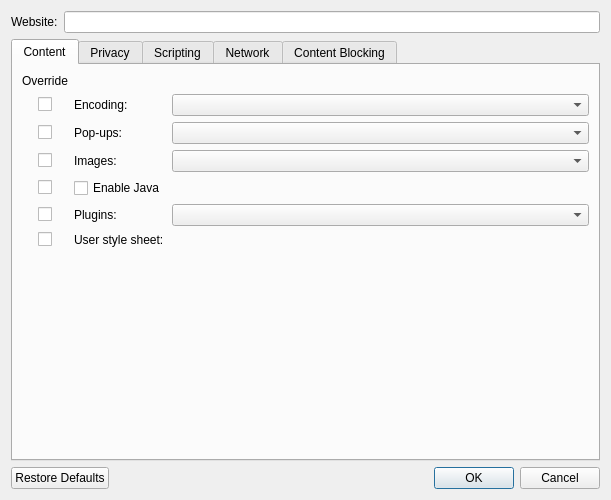
<?xml version="1.0" encoding="UTF-8"?>
<ui version="4.0">
 <class>Meerkat::WebsitePreferencesDialog</class>
 <widget class="QDialog" name="Meerkat::WebsitePreferencesDialog">
  <property name="geometry">
   <rect>
    <x>0</x>
    <y>0</y>
    <width>611</width>
    <height>500</height>
   </rect>
  </property>
  <property name="windowTitle">
   <string>Website Preferences</string>
  </property>
  <layout class="QVBoxLayout" name="verticalLayout">
   <item>
    <layout class="QFormLayout" name="generalLayout">
     <property name="fieldGrowthPolicy">
      <enum>QFormLayout::AllNonFixedFieldsGrow</enum>
     </property>
     <item row="0" column="0">
      <widget class="QLabel" name="websiteLabel">
       <property name="text">
        <string>Website:</string>
       </property>
       <property name="buddy">
        <cstring>websiteLineEdit</cstring>
       </property>
      </widget>
     </item>
     <item row="0" column="1">
      <widget class="QLineEdit" name="websiteLineEdit"/>
     </item>
    </layout>
   </item>
   <item>
    <widget class="QTabWidget" name="tabWidget">
     <property name="currentIndex">
      <number>0</number>
     </property>
     <widget class="QWidget" name="contentTab">
      <attribute name="title">
       <string>Content</string>
      </attribute>
      <layout class="QGridLayout" name="contentLayout" columnminimumwidth="0,1,1">
       <item row="1" column="2">
        <widget class="QComboBox" name="encodingComboBox"/>
       </item>
       <item row="0" column="0">
        <widget class="QLabel" name="contentOverrideLabel">
         <property name="text">
          <string>Override</string>
         </property>
        </widget>
       </item>
       <item row="2" column="0" alignment="Qt::AlignHCenter">
        <widget class="QCheckBox" name="popupsPolicyOverrideCheckBox">
         <property name="text">
          <string/>
         </property>
        </widget>
       </item>
       <item row="6" column="0" alignment="Qt::AlignHCenter">
        <widget class="QCheckBox" name="userStyleSheetOverrideCheckBox">
         <property name="text">
          <string/>
         </property>
        </widget>
       </item>
       <item row="5" column="2">
        <widget class="QComboBox" name="enablePluginsComboBox"/>
       </item>
       <item row="2" column="2">
        <widget class="QComboBox" name="popupsPolicyComboBox"/>
       </item>
       <item row="4" column="0" alignment="Qt::AlignHCenter">
        <widget class="QCheckBox" name="enableJavaOverrideCheckBox">
         <property name="text">
          <string/>
         </property>
        </widget>
       </item>
       <item row="6" column="2">
        <widget class="Meerkat::FilePathWidget" name="userStyleSheetFilePathWidget" native="true"/>
       </item>
       <item row="1" column="1">
        <widget class="QLabel" name="encodingLabel">
         <property name="text">
          <string>Encoding:</string>
         </property>
         <property name="buddy">
          <cstring>encodingComboBox</cstring>
         </property>
        </widget>
       </item>
       <item row="6" column="1">
        <widget class="QLabel" name="userStyleSheetLabel">
         <property name="text">
          <string>User style sheet:</string>
         </property>
        </widget>
       </item>
       <item row="5" column="1">
        <widget class="QLabel" name="enablePluginsLabel">
         <property name="text">
          <string>Plugins:</string>
         </property>
         <property name="buddy">
          <cstring>enablePluginsComboBox</cstring>
         </property>
        </widget>
       </item>
       <item row="2" column="1">
        <widget class="QLabel" name="popupsPolicyLabel">
         <property name="text">
          <string>Pop-ups:</string>
         </property>
         <property name="buddy">
          <cstring>popupsPolicyComboBox</cstring>
         </property>
        </widget>
       </item>
       <item row="3" column="0" alignment="Qt::AlignHCenter">
        <widget class="QCheckBox" name="enableImagesOverrideCheckBox">
         <property name="text">
          <string/>
         </property>
        </widget>
       </item>
       <item row="1" column="0" alignment="Qt::AlignHCenter">
        <widget class="QCheckBox" name="encodingOverrideCheckBox">
         <property name="text">
          <string/>
         </property>
        </widget>
       </item>
       <item row="5" column="0" alignment="Qt::AlignHCenter">
        <widget class="QCheckBox" name="enablePluginsOverrideCheckBox">
         <property name="text">
          <string/>
         </property>
        </widget>
       </item>
       <item row="4" column="1">
        <widget class="QCheckBox" name="enableJavaCheckBox">
         <property name="text">
          <string>Enable Java</string>
         </property>
        </widget>
       </item>
       <item row="7" column="2">
        <spacer name="contentSpacer">
         <property name="orientation">
          <enum>Qt::Vertical</enum>
         </property>
         <property name="sizeHint" stdset="0">
          <size>
           <width>0</width>
           <height>40</height>
          </size>
         </property>
        </spacer>
       </item>
       <item row="8" column="2">
        <spacer name="contentHorizontalSpacer">
         <property name="orientation">
          <enum>Qt::Horizontal</enum>
         </property>
         <property name="sizeHint" stdset="0">
          <size>
           <width>40</width>
           <height>0</height>
          </size>
         </property>
        </spacer>
       </item>
       <item row="3" column="1">
        <widget class="QLabel" name="enableImagesLabel">
         <property name="text">
          <string>Images:</string>
         </property>
         <property name="buddy">
          <cstring>enableImagesComboBox</cstring>
         </property>
        </widget>
       </item>
       <item row="3" column="2">
        <widget class="QComboBox" name="enableImagesComboBox"/>
       </item>
      </layout>
     </widget>
     <widget class="QWidget" name="privacyTab">
      <attribute name="title">
       <string>Privacy</string>
      </attribute>
      <layout class="QGridLayout" name="privacyLayout">
       <item row="7" column="1">
        <layout class="QHBoxLayout" name="keepCookiesModeLayout">
         <item>
          <spacer name="keepCookiesModeSpacer">
           <property name="orientation">
            <enum>Qt::Horizontal</enum>
           </property>
           <property name="sizeType">
            <enum>QSizePolicy::Fixed</enum>
           </property>
           <property name="sizeHint" stdset="0">
            <size>
             <width>20</width>
             <height>0</height>
            </size>
           </property>
          </spacer>
         </item>
         <item>
          <widget class="QLabel" name="keepCookiesModeLabel">
           <property name="text">
            <string>Keep until:</string>
           </property>
           <property name="buddy">
            <cstring>keepCookiesModeComboBox</cstring>
           </property>
          </widget>
         </item>
        </layout>
       </item>
       <item row="2" column="0" alignment="Qt::AlignHCenter">
        <widget class="QCheckBox" name="doNotTrackOverrideCheckBox">
         <property name="text">
          <string/>
         </property>
        </widget>
       </item>
       <item row="5" column="0" alignment="Qt::AlignHCenter">
        <widget class="QCheckBox" name="cookiesPolicyOverrideCheckBox">
         <property name="text">
          <string/>
         </property>
        </widget>
       </item>
       <item row="8" column="2">
        <widget class="QComboBox" name="thirdPartyCookiesPolicyComboBox"/>
       </item>
       <item row="3" column="0" alignment="Qt::AlignHCenter">
        <widget class="QCheckBox" name="rememberBrowsingHistoryOverrideCheckBox">
         <property name="text">
          <string/>
         </property>
        </widget>
       </item>
       <item row="2" column="2">
        <widget class="QComboBox" name="doNotTrackComboBox">
         <property name="currentIndex">
          <number>-1</number>
         </property>
        </widget>
       </item>
       <item row="3" column="1">
        <widget class="QCheckBox" name="rememberBrowsingHistoryCheckBox">
         <property name="text">
          <string>Remember browsing history</string>
         </property>
        </widget>
       </item>
       <item row="7" column="0" alignment="Qt::AlignHCenter">
        <widget class="QCheckBox" name="keepCookiesModeOverrideCheckBox">
         <property name="text">
          <string/>
         </property>
        </widget>
       </item>
       <item row="0" column="0">
        <widget class="QLabel" name="privacyOverrideLabel">
         <property name="text">
          <string>Override</string>
         </property>
        </widget>
       </item>
       <item row="4" column="1">
        <widget class="QCheckBox" name="enableCookiesCheckBox">
         <property name="text">
          <string>Enable cookies</string>
         </property>
        </widget>
       </item>
       <item row="5" column="1">
        <layout class="QHBoxLayout" name="cookiesPolicyLayout">
         <item>
          <spacer name="cookiesPolicySpacer">
           <property name="orientation">
            <enum>Qt::Horizontal</enum>
           </property>
           <property name="sizeType">
            <enum>QSizePolicy::Fixed</enum>
           </property>
           <property name="sizeHint" stdset="0">
            <size>
             <width>20</width>
             <height>0</height>
            </size>
           </property>
          </spacer>
         </item>
         <item>
          <widget class="QLabel" name="cookiesPolicyLabel">
           <property name="text">
            <string>Accept cookies:</string>
           </property>
          </widget>
         </item>
        </layout>
       </item>
       <item row="2" column="1">
        <widget class="QLabel" name="doNotTrackLabel">
         <property name="text">
          <string>Do Not Track:</string>
         </property>
         <property name="buddy">
          <cstring>doNotTrackComboBox</cstring>
         </property>
        </widget>
       </item>
       <item row="4" column="0" alignment="Qt::AlignHCenter">
        <widget class="QCheckBox" name="enableCookiesOverrideCheckBox">
         <property name="text">
          <string/>
         </property>
        </widget>
       </item>
       <item row="9" column="0" colspan="3">
        <layout class="QHBoxLayout" name="cookiesTableLayout">
         <item>
          <widget class="Meerkat::ItemViewWidget" name="cookiesTableWidget">
           <property name="editTriggers">
            <set>QAbstractItemView::NoEditTriggers</set>
           </property>
           <property name="alternatingRowColors">
            <bool>true</bool>
           </property>
           <property name="selectionBehavior">
            <enum>QAbstractItemView::SelectRows</enum>
           </property>
          </widget>
         </item>
         <item>
          <layout class="QVBoxLayout" name="cookiesButtonsLayout">
           <item>
            <widget class="QPushButton" name="addCookieButton">
             <property name="enabled">
              <bool>false</bool>
             </property>
             <property name="text">
              <string>Add…</string>
             </property>
            </widget>
           </item>
           <item>
            <widget class="QPushButton" name="editCookieButton">
             <property name="enabled">
              <bool>false</bool>
             </property>
             <property name="text">
              <string>Edit…</string>
             </property>
            </widget>
           </item>
           <item>
            <widget class="QPushButton" name="deleteCookieButton">
             <property name="enabled">
              <bool>false</bool>
             </property>
             <property name="text">
              <string>Delete</string>
             </property>
            </widget>
           </item>
           <item>
            <spacer name="cookiesSpacer">
             <property name="orientation">
              <enum>Qt::Vertical</enum>
             </property>
             <property name="sizeHint" stdset="0">
              <size>
               <width>20</width>
               <height>40</height>
              </size>
             </property>
            </spacer>
           </item>
          </layout>
         </item>
        </layout>
       </item>
       <item row="8" column="1">
        <layout class="QHBoxLayout" name="thirdPartyCookiesPolicyLayout">
         <item>
          <spacer name="thirdPartyCookiesPolicySpacer">
           <property name="orientation">
            <enum>Qt::Horizontal</enum>
           </property>
           <property name="sizeType">
            <enum>QSizePolicy::Fixed</enum>
           </property>
           <property name="sizeHint" stdset="0">
            <size>
             <width>20</width>
             <height>0</height>
            </size>
           </property>
          </spacer>
         </item>
         <item>
          <widget class="QLabel" name="thirdPartyCookiesPolicyLabel">
           <property name="text">
            <string>Accept third-party cookies:</string>
           </property>
           <property name="buddy">
            <cstring>thirdPartyCookiesPolicyComboBox</cstring>
           </property>
          </widget>
         </item>
        </layout>
       </item>
       <item row="10" column="2">
        <spacer name="privacyHorizontalSpacer">
         <property name="orientation">
          <enum>Qt::Horizontal</enum>
         </property>
         <property name="sizeHint" stdset="0">
          <size>
           <width>40</width>
           <height>0</height>
          </size>
         </property>
        </spacer>
       </item>
       <item row="8" column="0" alignment="Qt::AlignHCenter">
        <widget class="QCheckBox" name="thirdPartyCookiesPolicyOverrideCheckBox">
         <property name="text">
          <string/>
         </property>
        </widget>
       </item>
       <item row="7" column="2">
        <widget class="QComboBox" name="keepCookiesModeComboBox"/>
       </item>
       <item row="5" column="2">
        <widget class="QComboBox" name="cookiesPolicyComboBox"/>
       </item>
      </layout>
     </widget>
     <widget class="QWidget" name="scriptingTab">
      <attribute name="title">
       <string>Scripting</string>
      </attribute>
      <layout class="QGridLayout" name="scriptingLayout" columnstretch="0,0,0">
       <item row="6" column="1">
        <widget class="QCheckBox" name="canDisableContextMenuCheckBox">
         <property name="text">
          <string>Allow to disable context menu</string>
         </property>
        </widget>
       </item>
       <item row="5" column="0" alignment="Qt::AlignHCenter">
        <widget class="QCheckBox" name="canAccessClipboardOverrideCheckBox">
         <property name="text">
          <string/>
         </property>
        </widget>
       </item>
       <item row="3" column="1">
        <widget class="QCheckBox" name="canShowStatusMessagesCheckBox">
         <property name="text">
          <string>Allow changing of status field</string>
         </property>
        </widget>
       </item>
       <item row="10" column="1">
        <spacer name="scriptingHorizontalSpacer">
         <property name="orientation">
          <enum>Qt::Horizontal</enum>
         </property>
         <property name="sizeHint" stdset="0">
          <size>
           <width>40</width>
           <height>0</height>
          </size>
         </property>
        </spacer>
       </item>
       <item row="6" column="0" alignment="Qt::AlignHCenter">
        <widget class="QCheckBox" name="canDisableContextMenuOverrideCheckBox">
         <property name="text">
          <string/>
         </property>
        </widget>
       </item>
       <item row="8" column="1">
        <widget class="QLabel" name="canCloseWindowsLabel">
         <property name="text">
          <string>Allow to close windows:</string>
         </property>
         <property name="buddy">
          <cstring>canCloseWindowsComboBox</cstring>
         </property>
        </widget>
       </item>
       <item row="4" column="1">
        <widget class="QCheckBox" name="canHideAddressBarCheckBox">
         <property name="enabled">
          <bool>false</bool>
         </property>
         <property name="text">
          <string>Allow script to hide address bar</string>
         </property>
        </widget>
       </item>
       <item row="2" column="1">
        <widget class="QCheckBox" name="canChangeWindowGeometryCheckBox">
         <property name="text">
          <string>Allow moving and resizing of windows</string>
         </property>
        </widget>
       </item>
       <item row="3" column="0" alignment="Qt::AlignHCenter">
        <widget class="QCheckBox" name="canShowStatusMessagesOverrideCheckBox">
         <property name="text">
          <string/>
         </property>
        </widget>
       </item>
       <item row="4" column="0" alignment="Qt::AlignHCenter">
        <widget class="QCheckBox" name="canHideAddressBarOverrideCheckBox">
         <property name="enabled">
          <bool>false</bool>
         </property>
         <property name="text">
          <string/>
         </property>
        </widget>
       </item>
       <item row="0" column="0">
        <widget class="QLabel" name="scriptingOverrideLabel">
         <property name="text">
          <string>Override</string>
         </property>
        </widget>
       </item>
       <item row="1" column="0" alignment="Qt::AlignHCenter">
        <widget class="QCheckBox" name="enableJavaScriptOverrideCheckBox">
         <property name="text">
          <string/>
         </property>
        </widget>
       </item>
       <item row="1" column="1">
        <widget class="QCheckBox" name="enableJavaScriptCheckBox">
         <property name="text">
          <string>Enable JavaScript</string>
         </property>
        </widget>
       </item>
       <item row="2" column="0" alignment="Qt::AlignHCenter">
        <widget class="QCheckBox" name="canChangeWindowGeometryOverrideCheckBox">
         <property name="text">
          <string/>
         </property>
        </widget>
       </item>
       <item row="7" column="0" alignment="Qt::AlignHCenter">
        <widget class="QCheckBox" name="canOpenWindowsOverrideCheckBox">
         <property name="text">
          <string/>
         </property>
        </widget>
       </item>
       <item row="8" column="0" alignment="Qt::AlignHCenter">
        <widget class="QCheckBox" name="canCloseWindowsOverrideCheckBox">
         <property name="text">
          <string/>
         </property>
        </widget>
       </item>
       <item row="7" column="1">
        <widget class="QCheckBox" name="canOpenWindowsCheckBox">
         <property name="text">
          <string>Allow to open windows</string>
         </property>
        </widget>
       </item>
       <item row="8" column="2">
        <widget class="QComboBox" name="canCloseWindowsComboBox"/>
       </item>
       <item row="5" column="1">
        <widget class="QCheckBox" name="canAccessClipboardCheckBox">
         <property name="text">
          <string>Allow access to clipboard</string>
         </property>
        </widget>
       </item>
       <item row="11" column="1">
        <spacer name="scriptingSpacer">
         <property name="orientation">
          <enum>Qt::Vertical</enum>
         </property>
         <property name="sizeHint" stdset="0">
          <size>
           <width>0</width>
           <height>0</height>
          </size>
         </property>
        </spacer>
       </item>
       <item row="9" column="1">
        <widget class="QLabel" name="enableFullScreenLabel">
         <property name="text">
          <string>Allow to enter full screen mode:</string>
         </property>
         <property name="buddy">
          <cstring>enableFullScreenComboBox</cstring>
         </property>
        </widget>
       </item>
       <item row="9" column="2">
        <widget class="QComboBox" name="enableFullScreenComboBox"/>
       </item>
       <item row="9" column="0" alignment="Qt::AlignHCenter">
        <widget class="QCheckBox" name="enableFullScreenOverrideCheckBox">
         <property name="text">
          <string/>
         </property>
        </widget>
       </item>
      </layout>
     </widget>
     <widget class="QWidget" name="networkTab">
      <attribute name="title">
       <string>Network</string>
      </attribute>
      <layout class="QGridLayout" name="networkLayout">
       <item row="2" column="0" alignment="Qt::AlignHCenter">
        <widget class="QCheckBox" name="userAgentOverrideCheckBox">
         <property name="text">
          <string/>
         </property>
        </widget>
       </item>
       <item row="2" column="1">
        <widget class="QLabel" name="userAgentLabel">
         <property name="text">
          <string>User Agent:</string>
         </property>
         <property name="buddy">
          <cstring>userAgentComboBox</cstring>
         </property>
        </widget>
       </item>
       <item row="1" column="0" alignment="Qt::AlignHCenter">
        <widget class="QCheckBox" name="sendReferrerOverrideCheckBox">
         <property name="text">
          <string/>
         </property>
        </widget>
       </item>
       <item row="0" column="0">
        <widget class="QLabel" name="networkOverrideLabel">
         <property name="text">
          <string>Override</string>
         </property>
        </widget>
       </item>
       <item row="5" column="3">
        <spacer name="networkSpacer">
         <property name="orientation">
          <enum>Qt::Vertical</enum>
         </property>
         <property name="sizeHint" stdset="0">
          <size>
           <width>0</width>
           <height>0</height>
          </size>
         </property>
        </spacer>
       </item>
       <item row="3" column="1">
        <widget class="QLabel" name="proxyModeLabel">
         <property name="enabled">
          <bool>false</bool>
         </property>
         <property name="text">
          <string>Proxy mode:</string>
         </property>
         <property name="buddy">
          <cstring>proxyModeComboBox</cstring>
         </property>
        </widget>
       </item>
       <item row="3" column="0" alignment="Qt::AlignHCenter">
        <widget class="QCheckBox" name="proxyModeOverrideCheckBox">
         <property name="enabled">
          <bool>false</bool>
         </property>
         <property name="text">
          <string/>
         </property>
        </widget>
       </item>
       <item row="2" column="3">
        <widget class="QComboBox" name="userAgentComboBox"/>
       </item>
       <item row="3" column="3">
        <widget class="QComboBox" name="proxyModeComboBox">
         <property name="enabled">
          <bool>false</bool>
         </property>
         <item>
          <property name="text">
           <string>No proxy</string>
          </property>
         </item>
         <item>
          <property name="text">
           <string>System configuration</string>
          </property>
         </item>
         <item>
          <property name="text">
           <string>Manual configuration</string>
          </property>
         </item>
         <item>
          <property name="text">
           <string>Automatic configuration (PAC)</string>
          </property>
         </item>
        </widget>
       </item>
       <item row="6" column="3">
        <spacer name="networkHorizontalSpacer">
         <property name="orientation">
          <enum>Qt::Horizontal</enum>
         </property>
         <property name="sizeHint" stdset="0">
          <size>
           <width>0</width>
           <height>0</height>
          </size>
         </property>
        </spacer>
       </item>
       <item row="4" column="1" colspan="3">
        <layout class="QHBoxLayout" name="proxyConfigurationLayout">
         <item>
          <spacer name="proxyConfigurationSpacer">
           <property name="orientation">
            <enum>Qt::Horizontal</enum>
           </property>
           <property name="sizeType">
            <enum>QSizePolicy::Fixed</enum>
           </property>
           <property name="sizeHint" stdset="0">
            <size>
             <width>20</width>
             <height>0</height>
            </size>
           </property>
          </spacer>
         </item>
         <item>
          <layout class="QVBoxLayout" name="proxyConfigurationModesLayout">
           <item>
            <widget class="QWidget" name="manualProxyConfigurationWidget" native="true">
             <property name="enabled">
              <bool>false</bool>
             </property>
             <layout class="QGridLayout" name="manualProxyConfigurationLayout">
              <property name="leftMargin">
               <number>0</number>
              </property>
              <property name="topMargin">
               <number>0</number>
              </property>
              <property name="rightMargin">
               <number>0</number>
              </property>
              <property name="bottomMargin">
               <number>0</number>
              </property>
              <item row="2" column="1">
               <widget class="QLineEdit" name="httpProxyServersLineEdit">
                <property name="enabled">
                 <bool>false</bool>
                </property>
               </widget>
              </item>
              <item row="2" column="2">
               <widget class="QSpinBox" name="httpProxyPortSpinBox">
                <property name="enabled">
                 <bool>false</bool>
                </property>
                <property name="maximum">
                 <number>65535</number>
                </property>
               </widget>
              </item>
              <item row="3" column="2">
               <widget class="QSpinBox" name="httpsProxyPortSpinBox">
                <property name="enabled">
                 <bool>false</bool>
                </property>
                <property name="maximum">
                 <number>65535</number>
                </property>
               </widget>
              </item>
              <item row="3" column="1">
               <widget class="QLineEdit" name="httpsProxyServersLineEdit">
                <property name="enabled">
                 <bool>false</bool>
                </property>
               </widget>
              </item>
              <item row="5" column="2">
               <widget class="QSpinBox" name="socksProxyPortSpinBox">
                <property name="enabled">
                 <bool>false</bool>
                </property>
                <property name="maximum">
                 <number>65535</number>
                </property>
               </widget>
              </item>
              <item row="4" column="2">
               <widget class="QSpinBox" name="ftpProxyPortSpinBox">
                <property name="enabled">
                 <bool>false</bool>
                </property>
                <property name="maximum">
                 <number>65535</number>
                </property>
               </widget>
              </item>
              <item row="0" column="2">
               <widget class="QLabel" name="proxyPortLabel">
                <property name="text">
                 <string>Port</string>
                </property>
               </widget>
              </item>
              <item row="0" column="1">
               <widget class="QLabel" name="proxyServerLabel">
                <property name="text">
                 <string>Servers</string>
                </property>
               </widget>
              </item>
              <item row="4" column="0">
               <widget class="QCheckBox" name="ftpProxyCheckBox">
                <property name="text">
                 <string>FTP</string>
                </property>
               </widget>
              </item>
              <item row="5" column="0">
               <widget class="QCheckBox" name="socksProxyCheckBox">
                <property name="text">
                 <string>SOCKS5</string>
                </property>
               </widget>
              </item>
              <item row="2" column="0">
               <widget class="QCheckBox" name="httpProxyCheckBox">
                <property name="text">
                 <string>HTTP</string>
                </property>
               </widget>
              </item>
              <item row="5" column="1">
               <widget class="QLineEdit" name="socksProxyServersLineEdit">
                <property name="enabled">
                 <bool>false</bool>
                </property>
               </widget>
              </item>
              <item row="3" column="0">
               <widget class="QCheckBox" name="httpsProxyCheckBox">
                <property name="text">
                 <string>HTTPS</string>
                </property>
               </widget>
              </item>
              <item row="4" column="1">
               <widget class="QLineEdit" name="ftpProxyServersLineEdit">
                <property name="enabled">
                 <bool>false</bool>
                </property>
               </widget>
              </item>
              <item row="1" column="0">
               <widget class="QCheckBox" name="allProxyCheckBox">
                <property name="text">
                 <string>All</string>
                </property>
               </widget>
              </item>
              <item row="1" column="1">
               <widget class="QLineEdit" name="allProxyServersLineEdit"/>
              </item>
              <item row="1" column="2">
               <widget class="QSpinBox" name="allProxyPortSpinBox">
                <property name="maximum">
                 <number>65535</number>
                </property>
               </widget>
              </item>
              <item row="0" column="0">
               <widget class="QLabel" name="proxyProtocolabel">
                <property name="text">
                 <string>Protocol</string>
                </property>
               </widget>
              </item>
             </layout>
            </widget>
           </item>
           <item>
            <widget class="QWidget" name="automaticProxyConfigurationWidget" native="true">
             <property name="enabled">
              <bool>false</bool>
             </property>
             <layout class="QHBoxLayout" name="automaticProxyConfigurationLayout">
              <property name="leftMargin">
               <number>0</number>
              </property>
              <property name="topMargin">
               <number>0</number>
              </property>
              <property name="rightMargin">
               <number>0</number>
              </property>
              <property name="bottomMargin">
               <number>0</number>
              </property>
              <item>
               <widget class="QLabel" name="automaticProxyConfigurationLabel">
                <property name="text">
                 <string>Path to PAC file:</string>
                </property>
               </widget>
              </item>
              <item>
               <widget class="Meerkat::FilePathWidget" name="widget" native="true"/>
              </item>
             </layout>
            </widget>
           </item>
          </layout>
         </item>
        </layout>
       </item>
       <item row="1" column="1" colspan="2">
        <widget class="QCheckBox" name="sendReferrerCheckBox">
         <property name="text">
          <string>Send referrer information</string>
         </property>
        </widget>
       </item>
      </layout>
     </widget>
     <widget class="QWidget" name="contentBlockingTab">
      <attribute name="title">
       <string>Content Blocking</string>
      </attribute>
      <layout class="QGridLayout" name="gridLayout">
       <item row="0" column="0">
        <widget class="QLabel" name="contentBlockingOverrideLabel">
         <property name="text">
          <string>Override</string>
         </property>
        </widget>
       </item>
       <item row="2" column="1">
        <widget class="QLabel" name="contentBlockingProfilesLabel">
         <property name="text">
          <string>Profiles</string>
         </property>
        </widget>
       </item>
       <item row="3" column="1">
        <widget class="Meerkat::ItemViewWidget" name="contentBlockingProfilesViewWidget">
         <property name="sizeAdjustPolicy">
          <enum>QAbstractScrollArea::AdjustIgnored</enum>
         </property>
         <property name="alternatingRowColors">
          <bool>true</bool>
         </property>
         <property name="selectionMode">
          <enum>QAbstractItemView::SingleSelection</enum>
         </property>
         <property name="selectionBehavior">
          <enum>QAbstractItemView::SelectRows</enum>
         </property>
        </widget>
       </item>
       <item row="2" column="0" alignment="Qt::AlignHCenter">
        <widget class="QCheckBox" name="contentBlockingProfilesOverrideCheckBox">
         <property name="text">
          <string/>
         </property>
        </widget>
       </item>
       <item row="4" column="1">
        <widget class="QCheckBox" name="enableCustomRulesCheckBox">
         <property name="text">
          <string>Enable custom rules</string>
         </property>
        </widget>
       </item>
      </layout>
     </widget>
    </widget>
   </item>
   <item>
    <widget class="QDialogButtonBox" name="buttonBox">
     <property name="orientation">
      <enum>Qt::Horizontal</enum>
     </property>
     <property name="standardButtons">
      <set>QDialogButtonBox::Cancel|QDialogButtonBox::Ok|QDialogButtonBox::RestoreDefaults</set>
     </property>
     <property name="centerButtons">
      <bool>false</bool>
     </property>
    </widget>
   </item>
  </layout>
 </widget>
 <customwidgets>
  <customwidget>
   <class>Meerkat::ItemViewWidget</class>
   <extends>QTreeView</extends>
   <header>src/ui/ItemViewWidget.h</header>
  </customwidget>
  <customwidget>
   <class>Meerkat::FilePathWidget</class>
   <extends>QWidget</extends>
   <header>src/ui/FilePathWidget.h</header>
   <container>1</container>
  </customwidget>
 </customwidgets>
 <tabstops>
  <tabstop>websiteLineEdit</tabstop>
  <tabstop>tabWidget</tabstop>
  <tabstop>encodingOverrideCheckBox</tabstop>
  <tabstop>encodingComboBox</tabstop>
  <tabstop>popupsPolicyOverrideCheckBox</tabstop>
  <tabstop>popupsPolicyComboBox</tabstop>
  <tabstop>enableImagesOverrideCheckBox</tabstop>
  <tabstop>enableJavaOverrideCheckBox</tabstop>
  <tabstop>enableJavaCheckBox</tabstop>
  <tabstop>enablePluginsOverrideCheckBox</tabstop>
  <tabstop>enablePluginsComboBox</tabstop>
  <tabstop>userStyleSheetOverrideCheckBox</tabstop>
  <tabstop>cookiesTableWidget</tabstop>
  <tabstop>addCookieButton</tabstop>
  <tabstop>editCookieButton</tabstop>
  <tabstop>deleteCookieButton</tabstop>
  <tabstop>enableJavaScriptOverrideCheckBox</tabstop>
  <tabstop>enableJavaScriptCheckBox</tabstop>
  <tabstop>canChangeWindowGeometryOverrideCheckBox</tabstop>
  <tabstop>canChangeWindowGeometryCheckBox</tabstop>
  <tabstop>canShowStatusMessagesOverrideCheckBox</tabstop>
  <tabstop>canShowStatusMessagesCheckBox</tabstop>
  <tabstop>canHideAddressBarOverrideCheckBox</tabstop>
  <tabstop>canHideAddressBarCheckBox</tabstop>
  <tabstop>canAccessClipboardOverrideCheckBox</tabstop>
  <tabstop>canAccessClipboardCheckBox</tabstop>
  <tabstop>sendReferrerOverrideCheckBox</tabstop>
  <tabstop>userAgentOverrideCheckBox</tabstop>
  <tabstop>userAgentComboBox</tabstop>
  <tabstop>proxyModeOverrideCheckBox</tabstop>
  <tabstop>proxyModeComboBox</tabstop>
  <tabstop>allProxyCheckBox</tabstop>
  <tabstop>allProxyServersLineEdit</tabstop>
  <tabstop>allProxyPortSpinBox</tabstop>
  <tabstop>httpProxyCheckBox</tabstop>
  <tabstop>httpProxyServersLineEdit</tabstop>
  <tabstop>httpProxyPortSpinBox</tabstop>
  <tabstop>httpsProxyCheckBox</tabstop>
  <tabstop>httpsProxyServersLineEdit</tabstop>
  <tabstop>httpsProxyPortSpinBox</tabstop>
  <tabstop>ftpProxyCheckBox</tabstop>
  <tabstop>ftpProxyServersLineEdit</tabstop>
  <tabstop>ftpProxyPortSpinBox</tabstop>
  <tabstop>socksProxyCheckBox</tabstop>
  <tabstop>socksProxyServersLineEdit</tabstop>
  <tabstop>socksProxyPortSpinBox</tabstop>
 </tabstops>
 <resources/>
 <connections/>
</ui>
